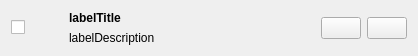
<?xml version="1.0" encoding="UTF-8"?>
<ui version="4.0">
 <class>ItemWidget</class>
 <widget class="QWidget" name="ItemWidget">
  <property name="geometry">
   <rect>
    <x>0</x>
    <y>0</y>
    <width>418</width>
    <height>52</height>
   </rect>
  </property>
  <property name="windowTitle">
   <string notr="true">ItemWidget</string>
  </property>
  <layout class="QGridLayout" name="gridLayout">
   <item row="0" column="0">
    <widget class="QCheckBox" name="checkState">
     <property name="toolTip">
      <string>Active or deactivate module.</string>
     </property>
     <property name="text">
      <string/>
     </property>
    </widget>
   </item>
   <item row="0" column="1">
    <widget class="QLabel" name="labelIcon">
     <property name="minimumSize">
      <size>
       <width>32</width>
       <height>32</height>
      </size>
     </property>
     <property name="maximumSize">
      <size>
       <width>32</width>
       <height>32</height>
      </size>
     </property>
     <property name="text">
      <string notr="true"/>
     </property>
    </widget>
   </item>
   <item row="0" column="2">
    <layout class="QVBoxLayout" name="verticalLayout">
     <item>
      <widget class="QLabel" name="labelTitle">
       <property name="sizePolicy">
        <sizepolicy hsizetype="MinimumExpanding" vsizetype="Preferred">
         <horstretch>0</horstretch>
         <verstretch>0</verstretch>
        </sizepolicy>
       </property>
       <property name="font">
        <font>
         <weight>75</weight>
         <bold>true</bold>
        </font>
       </property>
       <property name="text">
        <string notr="true">labelTitle</string>
       </property>
      </widget>
     </item>
     <item>
      <widget class="QLabel" name="labelDescription">
       <property name="sizePolicy">
        <sizepolicy hsizetype="MinimumExpanding" vsizetype="MinimumExpanding">
         <horstretch>0</horstretch>
         <verstretch>0</verstretch>
        </sizepolicy>
       </property>
       <property name="text">
        <string notr="true">labelDescription</string>
       </property>
       <property name="wordWrap">
        <bool>true</bool>
       </property>
      </widget>
     </item>
    </layout>
   </item>
   <item row="0" column="3">
    <widget class="QPushButton" name="pushEdit">
     <property name="toolTip">
      <string>Edit</string>
     </property>
     <property name="text">
      <string/>
     </property>
    </widget>
   </item>
   <item row="0" column="4">
    <widget class="QPushButton" name="pushDelete">
     <property name="toolTip">
      <string>Delete</string>
     </property>
     <property name="text">
      <string/>
     </property>
    </widget>
   </item>
  </layout>
 </widget>
 <tabstops>
  <tabstop>checkState</tabstop>
  <tabstop>pushEdit</tabstop>
  <tabstop>pushDelete</tabstop>
 </tabstops>
 <resources/>
 <connections/>
</ui>
